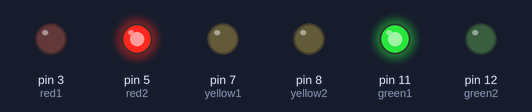
A sketch run on a simulated Arduino Uno, built with avr-gcc and run on an emulated ATmega328P. Shown: output pins drawn as LEDs (lit = HIGH).

Above: at 4.0 s.
At 10.5 s:
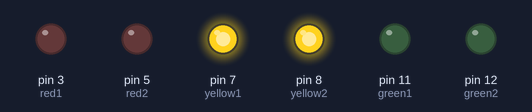
At 15.5 s:
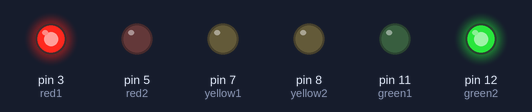
Timing chart, 0 to 23.4 s (numbered marks = the images above):
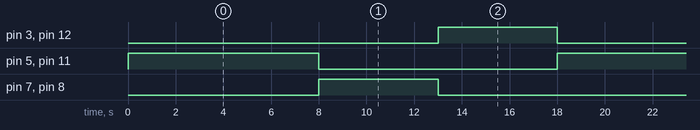

The sketch:

mitchelle_revision1.ino
```cpp
// C++ code
//
int green1 = 11;
int green2 = 12;
int yellow1 =7;
int yellow2 =8;
int red1 = 3;
int red2 =5;
void setup()
{
  pinMode(green1, OUTPUT);
  pinMode(green2, OUTPUT);
  pinMode(yellow1, OUTPUT);
  pinMode(yellow2, OUTPUT);
  pinMode(red1, OUTPUT);
  pinMode(red2, OUTPUT);
}

void loop()
{
  digitalWrite(green1, HIGH);
  digitalWrite(green2, LOW);
  digitalWrite(yellow1, LOW);
  digitalWrite(yellow2, LOW);
  digitalWrite(red1,LOW);
  digitalWrite(red2, HIGH);
  delay(8000); // Wait for 1000 millisecond(s)


   digitalWrite(green1, LOW);
  digitalWrite(green2, LOW);
  digitalWrite(yellow1, HIGH);
  digitalWrite(yellow2, HIGH);
  digitalWrite(red1,LOW);
  digitalWrite(red2, LOW);
  delay(5000); // Wait for 1000 millisecond(s)


   digitalWrite(green1, LOW);
  digitalWrite(green2, HIGH);
  digitalWrite(yellow1, LOW);
  digitalWrite(yellow2, LOW);
  digitalWrite(red1,HIGH);
  digitalWrite(red2, LOW);
  delay(5000); // Wait for 1000 millisecond(s)

}
```

Measured:
- by itself, pin 3 (red1), pin 7 (yellow1), pin 8 (yellow2), pin 12 (green2): alternates HIGH for 5.0 s and LOW for 13.0 s
- by itself, pin 5 (red2), pin 11 (green1): alternates HIGH for 8.0 s and LOW for 10.0 s
- by itself, everything shown: repeats every 18.0 s, in 3 steps
